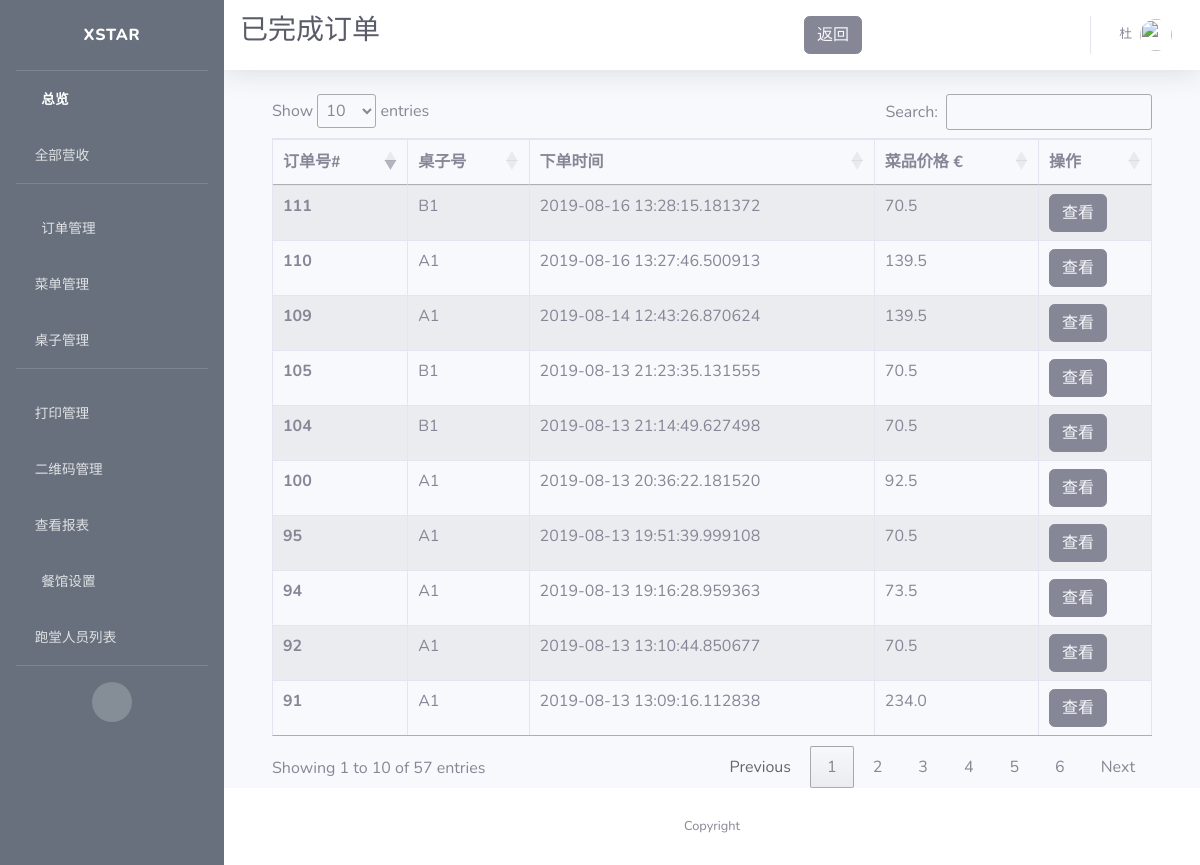
The app's page /admin/view/paid/alacarte/orders (signed in), older data.
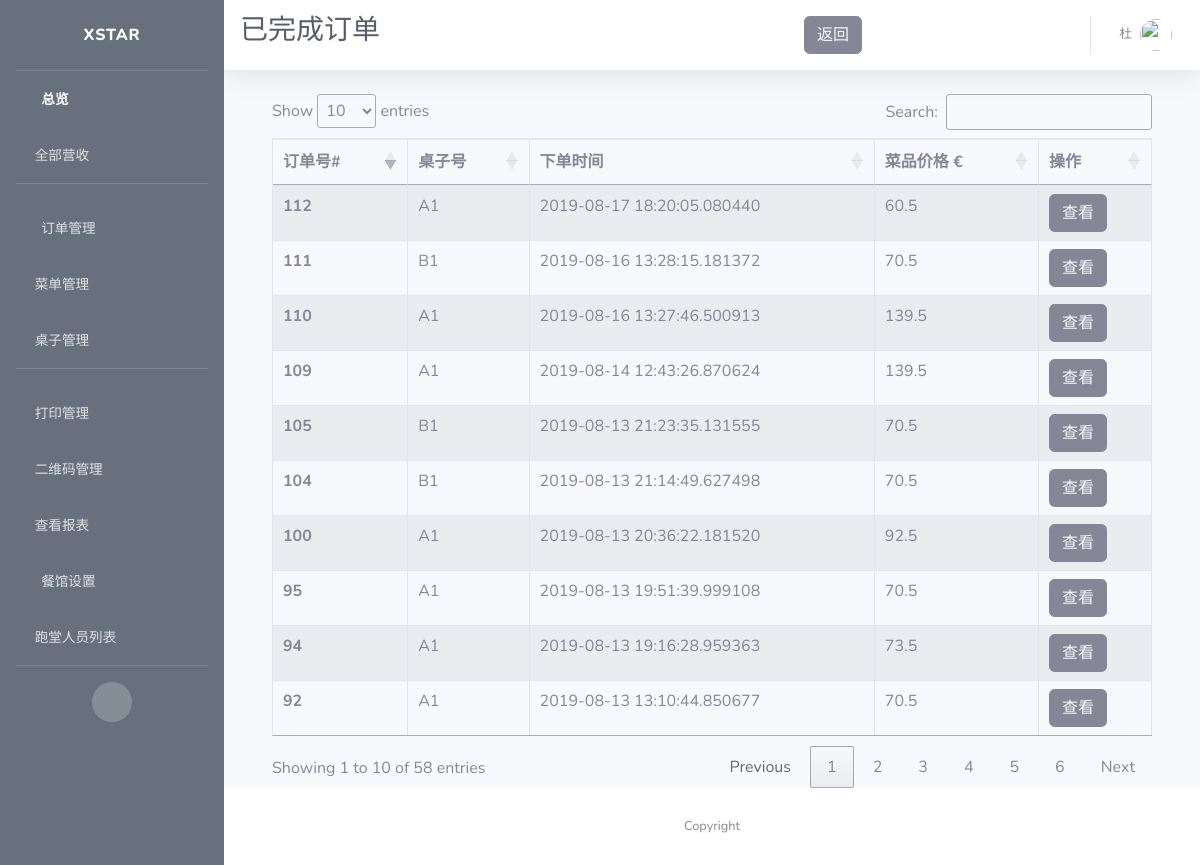
The same page, newer data.
### app/models.py (models this page shows)
class Order(db.Model):
    id = db.Column(db.Integer, primary_key=True, unique=True, index=True)
    totalPrice = db.Column(db.Float, unique=False)
    orderNumber = db.Column(db.String(200), unique=True)
    timeCreated = db.Column(db.DateTime, default=datetime.utcnow)
    isPaid = db.Column(db.Boolean, default=False)
    isReady = db.Column(db.Boolean, default=False)
    isPickedUp = db.Column(db.Boolean, default=False)
    items = db.Column(db.String(300))
    pay_via = db.Column(db.String(100))
    type = db.Column(db.String(100))
    container = db.Column(db.String(300))

### app/routes.py (the view)
@app.route('/admin/view/paid/alacarte/orders')
@login_required
def admin_view_paid_alacarte_orders():
    orders = db.session.query(Order).filter(
        Order.type == "In",
        Order.isPaid == True).all()
    cur_orders = orders
    items = {order.id: json.loads(order.items) for order in cur_orders}
    containers = {order.id: json.loads(order.container) for order in cur_orders}
    return render_template("admin_view_paid_alacarte_orders.html",
                           open_orders=cur_orders,
                           items=items,
                           containers=containers)

### app/models.py (called while the page is built)
@login.user_loader
def load_user(id):
    return User.query.get(int(id))

### app/templates/admin_view_paid_alacarte_orders.html (shortened to what this page needs)
{% extends 'base.html' %}
{% block css %}
<link rel="stylesheet" type="text/css" href="https://cdn.datatables.net/1.10.19/css/jquery.dataTables.css">
<link rel="stylesheet" type="text/css" href="https://cdnjs.cloudflare.com/ajax/libs/twitter-bootstrap/4.1.3/css/bootstrap.css">
<link rel="stylesheet" type="text/css" href="https://cdn.datatables.net/1.10.19/css/dataTables.bootstrap4.min.css">
{% endblock %}
{% block title %}
<h1 class="h3 mb-2 text-gray-800">已完成订单</h1>
<button type="button" class="btn btn-secondary">
  <a href={{ url_for('index') }} style="color: rgb(247, 249, 252)">
    返回
  </a>
</button>
{% endblock %}
{% block content %}
<div class="container">
  <div class="row">
    <div class="col-sm-12">
      <table id="example" class="table table-striped table-bordered">
        <thead>
          <tr>
            <th scope="col">订单号#</th>
            <th scope="col">桌子号</th>
            <th scope="col">下单时间</th>
            <th scope="col">菜品价格 €</th>
            <th scope="col">操作</th>
          </tr>
        </thead>
        <tbody>
          {% for order in open_orders %}
          <tr>
            <th scope="row">{{order.id}}</th>
            <td>{{ containers.get(order.id).get('table_name') }}</td>
            <td>{{ order.timeCreated }}</td>
            <td>{{ order.totalPrice }}</td>
            <td>
              <span>
                <button type="button" class="btn btn-secondary">
                  <a href={{ url_for('admin_alacarte_order_edit', order_id=order.id) }} style="color: rgb(247, 249, 252)">
                    查看
                  </a>
                </button>
              </span>
            </td>
          </tr>
          {% endfor %}
        </tbody>
      </table>
    </div>
  </div>
</div>
{% endblock %}

Row changes from the older to the newer data that the page shows:
no longer on this page (row unchanged): Order: id "91", get "A1", timeCreated "2019-08-13 13:09:16.112838", totalPrice "234.0"
added Order: id "112", get "A1", timeCreated "2019-08-17 18:20:05.080440", totalPrice "60.5"
Text that changed along with them:
text written by a page script: "Show entries Search: Showing 1 to 10 of 57 entries Previous 1 2 3 4 5 6 Next" → "Show entries Search: Showing 1 to 10 of 58 entries Previous 1 2 3 4 5 6 Next"
